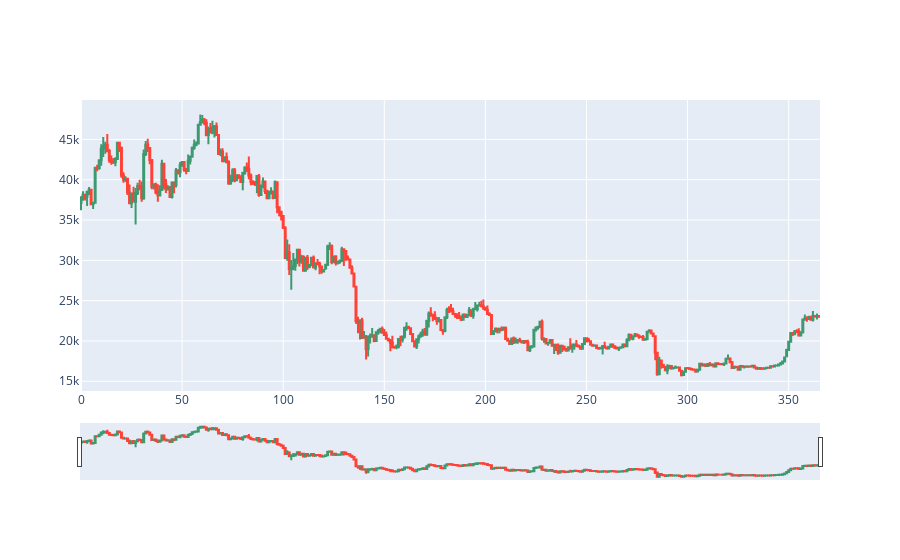

Notebook code for this chart:
### Markdown cell above
## Ploting the camdle stick pattern of whole data

### Code cell
dfpl = df[0:366]
import plotly.graph_objects as go
from datetime import datetime

fig = go.Figure(data=[go.Candlestick(x=dfpl.index,
                open=dfpl['Open'],
                high=dfpl['High'],
                low=dfpl['Low'],
                close=dfpl['Close'])])

fig.show()

### Figure 1 — Plotly figure (JSON) as saved in the notebook; plotly's stock layout.template omitted (floating-point values rounded to 4 significant figures; data arrays with more than 128 entries replaced by an {"elided": "..."} marker saying what was removed)
{"data": [{"close": {"elided": "366 float values"}, "high": {"elided": "366 float values"}, "low": {"elided": "366 float values"}, "open": {"elided": "366 float values"}, "type": "candlestick", "x": {"elided": "366 int values"}}], "layout": {}}
